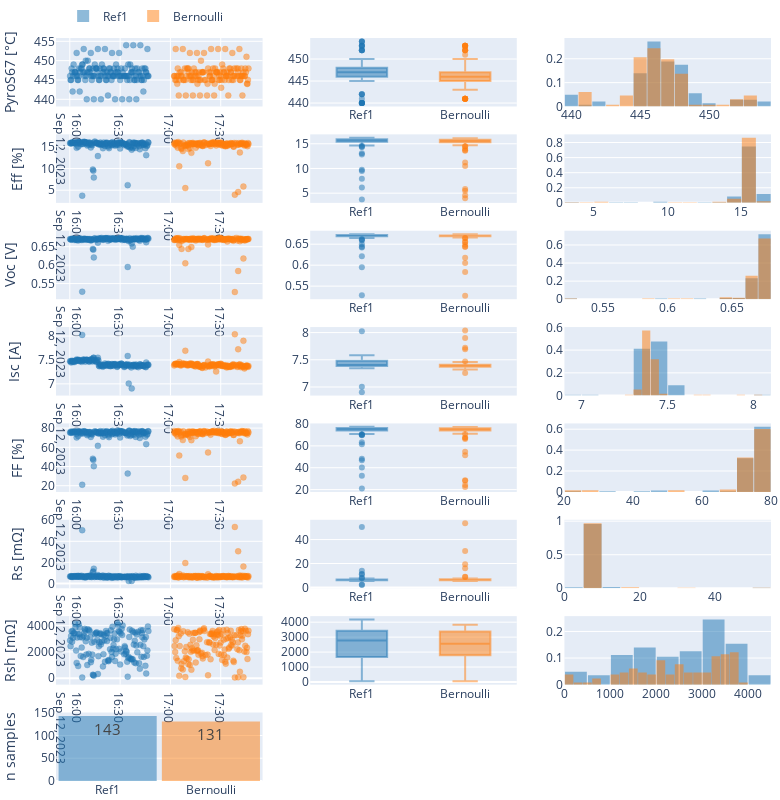

This figure's notebook cell:
### Markdown cell above
# Ref1 Vs Bernoulli (Ref Vs Group1)

### Code cell
df_RB = df_p4[(df_p4['cell_created'] < '2023-09-12 17:46:34')]
batch_names = ['Ref1', 'Bernoulli']
batch_colors = ['rgb(31, 119, 180)', 'rgb(255, 127, 14)', 'rgb(44, 160, 44)', 'rgb(214, 39, 40)', 'rgb(148, 103, 189)', 
                'rgb(140, 86, 75)', 'rgb(227, 119, 194)', 'rgb(127, 127, 127)', 'rgb(188, 189, 34)']
fig_height = 800
fig_width = 780

def eachRowPlot(date, rowName, n_row):
        # rowName
    fig.add_trace(go.Scatter(x = df_group[date], y = df_group[rowName], 
                                mode = "markers", marker_size = 6, name = batch_name,
                                marker_line_color = batch_color, showlegend = False,
                                marker_color = rgb_to_rgba(batch_color,0.5), 
                                marker_line_width=0.2), 
                                row=n_row, col=1)
    fig.add_trace(go.Box(y = df_group[rowName], name = batch_name,
                            marker_color = rgb_to_rgba(batch_color,0.5), showlegend = False), 
                            row=n_row, col=2) 
    fig.add_trace(go.Histogram(x = df_group[rowName], name = batch_name, histnorm='probability', nbinsx=20,
                            marker_color = rgb_to_rgba(batch_color,0.5), showlegend = False), 
                            row=n_row, col=3)

fig = make_subplots(rows=8, cols=3#, shared_xaxes=True #,vertical_spacing=0.01, horizontal_spacing= 0.01
                    ) # Set layout for multiple plots

for i in [*range(len(batch_names))]:
    batch_name = batch_names[i]
    batch_color = batch_colors[i]
    df_group = df_RB[df_RB['category'] == batch_name] 
    
    # Pyrometer
    eachRowPlot(date = "cell_created", rowName = 'Pyro_S6S7', n_row = 1)
    
    # Eff
    eachRowPlot(date = "cell_created", rowName = 'Eff', n_row = 2)
    
    # Voc
    eachRowPlot(date = "cell_created", rowName = 'Voc', n_row = 3)
    
    # Isc
    eachRowPlot(date = "cell_created", rowName = 'Isc', n_row = 4)

    # FF
    eachRowPlot(date = "cell_created", rowName = 'FF', n_row = 5)

    # Rs
    eachRowPlot(date = "cell_created", rowName = 'Rs', n_row = 6)

    # Rsh
    eachRowPlot(date = "cell_created", rowName = 'Rsh', n_row = 7)

    fig.add_trace(go.Histogram(x = df_group['category'], 
                                   marker_color = rgb_to_rgba(batch_color,0.5), 
                                   name = batch_name, 
                                   texttemplate= '%{y}', textfont_size=15
                                   ), row=8, col=1)

  
fig.update_layout(height=fig_height, width=fig_width, 
                    margin = dict(l=2, r=2, t=15, b=2),
                    legend=dict(orientation="h", yanchor="bottom", y=1.01, xanchor="left", x=0.01),
                    yaxis = dict(title="PyroS67 [°C]"),
                    yaxis4 = dict(title="Eff [%]"),
                    yaxis7 = dict(title="Voc [V]"),
                    yaxis10 = dict(title="Isc [A]"),
                    yaxis13 = dict(title="FF [%]"),
                    yaxis16 = dict(title="Rs [mΩ]"),
                    yaxis19 = dict(title="Rsh [mΩ]"),
                    yaxis22 = dict(title="n samples"),
                    barmode='overlay', bargap = 0.05
                    )
fig.show()

### Figure 1 — Plotly figure (JSON) as saved in the notebook; plotly's stock layout.template omitted (floating-point values rounded to 4 significant figures; data arrays with more than 128 entries replaced by an {"elided": "..."} marker saying what was removed)
{"data": [{"marker": {"color": "rgba(31, 119, 180, 0.5)", "line": {"color": "rgb(31, 119, 180)", "width": 0.2}, "size": 6}, "mode": "markers", "name": "Ref1", "showlegend": false, "type": "scatter", "x": {"elided": "143 str values"}, "xaxis": "x", "y": {"elided": "143 int values"}, "yaxis": "y"}, {"marker": {"color": "rgba(31, 119, 180, 0.5)"}, "name": "Ref1", "showlegend": false, "type": "box", "xaxis": "x2", "y": {"elided": "143 int values"}, "yaxis": "y2"}, {"histnorm": "probability", "marker": {"color": "rgba(31, 119, 180, 0.5)"}, "name": "Ref1", "nbinsx": 20, "showlegend": false, "type": "histogram", "x": {"elided": "143 int values"}, "xaxis": "x3", "yaxis": "y3"}, {"marker": {"color": "rgba(31, 119, 180, 0.5)", "line": {"color": "rgb(31, 119, 180)", "width": 0.2}, "size": 6}, "mode": "markers", "name": "Ref1", "showlegend": false, "type": "scatter", "x": {"elided": "143 str values"}, "xaxis": "x4", "y": {"elided": "143 float values"}, "yaxis": "y4"}, {"marker": {"color": "rgba(31, 119, 180, 0.5)"}, "name": "Ref1", "showlegend": false, "type": "box", "xaxis": "x5", "y": {"elided": "143 float values"}, "yaxis": "y5"}, {"histnorm": "probability", "marker": {"color": "rgba(31, 119, 180, 0.5)"}, "name": "Ref1", "nbinsx": 20, "showlegend": false, "type": "histogram", "x": {"elided": "143 float values"}, "xaxis": "x6", "yaxis": "y6"}, {"marker": {"color": "rgba(31, 119, 180, 0.5)", "line": {"color": "rgb(31, 119, 180)", "width": 0.2}, "size": 6}, "mode": "markers", "name": "Ref1", "showlegend": false, "type": "scatter", "x": {"elided": "143 str values"}, "xaxis": "x7", "y": {"elided": "143 float values"}, "yaxis": "y7"}, {"marker": {"color": "rgba(31, 119, 180, 0.5)"}, "name": "Ref1", "showlegend": false, "type": "box", "xaxis": "x8", "y": {"elided": "143 float values"}, "yaxis": "y8"}, {"histnorm": "probability", "marker": {"color": "rgba(31, 119, 180, 0.5)"}, "name": "Ref1", "nbinsx": 20, "showlegend": false, "type": "histogram", "x": {"elided": "143 float values"}, "xaxis": "x9", "yaxis": "y9"}, {"marker": {"color": "rgba(31, 119, 180, 0.5)", "line": {"color": "rgb(31, 119, 180)", "width": 0.2}, "size": 6}, "mode": "markers", "name": "Ref1", "showlegend": false, "type": "scatter", "x": {"elided": "143 str values"}, "xaxis": "x10", "y": {"elided": "143 float values"}, "yaxis": "y10"}, {"marker": {"color": "rgba(31, 119, 180, 0.5)"}, "name": "Ref1", "showlegend": false, "type": "box", "xaxis": "x11", "y": {"elided": "143 float values"}, "yaxis": "y11"}, {"histnorm": "probability", "marker": {"color": "rgba(31, 119, 180, 0.5)"}, "name": "Ref1", "nbinsx": 20, "showlegend": false, "type": "histogram", "x": {"elided": "143 float values"}, "xaxis": "x12", "yaxis": "y12"}, {"marker": {"color": "rgba(31, 119, 180, 0.5)", "line": {"color": "rgb(31, 119, 180)", "width": 0.2}, "size": 6}, "mode": "markers", "name": "Ref1", "showlegend": false, "type": "scatter", "x": {"elided": "143 str values"}, "xaxis": "x13", "y": {"elided": "143 float values"}, "yaxis": "y13"}, {"marker": {"color": "rgba(31, 119, 180, 0.5)"}, "name": "Ref1", "showlegend": false, "type": "box", "xaxis": "x14", "y": {"elided": "143 float values"}, "yaxis": "y14"}, {"histnorm": "probability", "marker": {"color": "rgba(31, 119, 180, 0.5)"}, "name": "Ref1", "nbinsx": 20, "showlegend": false, "type": "histogram", "x": {"elided": "143 float values"}, "xaxis": "x15", "yaxis": "y15"}, {"marker": {"color": "rgba(31, 119, 180, 0.5)", "line": {"color": "rgb(31, 119, 180)", "width": 0.2}, "size": 6}, "mode": "markers", "name": "Ref1", "showlegend": false, "type": "scatter", "x": {"elided": "143 str values"}, "xaxis": "x16", "y": {"elided": "143 float values"}, "yaxis": "y16"}, {"marker": {"color": "rgba(31, 119, 180, 0.5)"}, "name": "Ref1", "showlegend": false, "type": "box", "xaxis": "x17", "y": {"elided": "143 float values"}, "yaxis": "y17"}, {"histnorm": "probability", "marker": {"color": "rgba(31, 119, 180, 0.5)"}, "name": "Ref1", "nbinsx": 20, "showlegend": false, "type": "histogram", "x": {"elided": "143 float values"}, "xaxis": "x18", "yaxis": "y18"}, {"marker": {"color": "rgba(31, 119, 180, 0.5)", "line": {"color": "rgb(31, 119, 180)", "width": 0.2}, "size": 6}, "mode": "markers", "name": "Ref1", "showlegend": false, "type": "scatter", "x": {"elided": "143 str values"}, "xaxis": "x19", "y": {"elided": "143 float values"}, "yaxis": "y19"}, {"marker": {"color": "rgba(31, 119, 180, 0.5)"}, "name": "Ref1", "showlegend": false, "type": "box", "xaxis": "x20", "y": {"elided": "143 float values"}, "yaxis": "y20"}, {"histnorm": "probability", "marker": {"color": "rgba(31, 119, 180, 0.5)"}, "name": "Ref1", "nbinsx": 20, "showlegend": false, "type": "histogram", "x": {"elided": "143 float values"}, "xaxis": "x21", "yaxis": "y21"}, {"marker": {"color": "rgba(31, 119, 180, 0.5)"}, "name": "Ref1", "textfont": {"size": 15}, "texttemplate": "%{y}", "type": "histogram", "x": {"elided": "143 str values"}, "xaxis": "x22", "yaxis": "y22"}, {"marker": {"color": "rgba(255, 127, 14, 0.5)", "line": {"color": "rgb(255, 127, 14)", "width": 0.2}, "size": 6}, "mode": "markers", "name": "Bernoulli", "showlegend": false, "type": "scatter", "x": {"elided": "131 str values"}, "xaxis": "x", "y": {"elided": "131 int values"}, "yaxis": "y"}, {"marker": {"color": "rgba(255, 127, 14, 0.5)"}, "name": "Bernoulli", "showlegend": false, "type": "box", "xaxis": "x2", "y": {"elided": "131 int values"}, "yaxis": "y2"}, {"histnorm": "probability", "marker": {"color": "rgba(255, 127, 14, 0.5)"}, "name": "Bernoulli", "nbinsx": 20, "showlegend": false, "type": "histogram", "x": {"elided": "131 int values"}, "xaxis": "x3", "yaxis": "y3"}, {"marker": {"color": "rgba(255, 127, 14, 0.5)", "line": {"color": "rgb(255, 127, 14)", "width": 0.2}, "size": 6}, "mode": "markers", "name": "Bernoulli", "showlegend": false, "type": "scatter", "x": {"elided": "131 str values"}, "xaxis": "x4", "y": {"elided": "131 float values"}, "yaxis": "y4"}, {"marker": {"color": "rgba(255, 127, 14, 0.5)"}, "name": "Bernoulli", "showlegend": false, "type": "box", "xaxis": "x5", "y": {"elided": "131 float values"}, "yaxis": "y5"}, {"histnorm": "probability", "marker": {"color": "rgba(255, 127, 14, 0.5)"}, "name": "Bernoulli", "nbinsx": 20, "showlegend": false, "type": "histogram", "x": {"elided": "131 float values"}, "xaxis": "x6", "yaxis": "y6"}, {"marker": {"color": "rgba(255, 127, 14, 0.5)", "line": {"color": "rgb(255, 127, 14)", "width": 0.2}, "size": 6}, "mode": "markers", "name": "Bernoulli", "showlegend": false, "type": "scatter", "x": {"elided": "131 str values"}, "xaxis": "x7", "y": {"elided": "131 float values"}, "yaxis": "y7"}, {"marker": {"color": "rgba(255, 127, 14, 0.5)"}, "name": "Bernoulli", "showlegend": false, "type": "box", "xaxis": "x8", "y": {"elided": "131 float values"}, "yaxis": "y8"}, {"histnorm": "probability", "marker": {"color": "rgba(255, 127, 14, 0.5)"}, "name": "Bernoulli", "nbinsx": 20, "showlegend": false, "type": "histogram", "x": {"elided": "131 float values"}, "xaxis": "x9", "yaxis": "y9"}, {"marker": {"color": "rgba(255, 127, 14, 0.5)", "line": {"color": "rgb(255, 127, 14)", "width": 0.2}, "size": 6}, "mode": "markers", "name": "Bernoulli", "showlegend": false, "type": "scatter", "x": {"elided": "131 str values"}, "xaxis": "x10", "y": {"elided": "131 float values"}, "yaxis": "y10"}, {"marker": {"color": "rgba(255, 127, 14, 0.5)"}, "name": "Bernoulli", "showlegend": false, "type": "box", "xaxis": "x11", "y": {"elided": "131 float values"}, "yaxis": "y11"}, {"histnorm": "probability", "marker": {"color": "rgba(255, 127, 14, 0.5)"}, "name": "Bernoulli", "nbinsx": 20, "showlegend": false, "type": "histogram", "x": {"elided": "131 float values"}, "xaxis": "x12", "yaxis": "y12"}, {"marker": {"color": "rgba(255, 127, 14, 0.5)", "line": {"color": "rgb(255, 127, 14)", "width": 0.2}, "size": 6}, "mode": "markers", "name": "Bernoulli", "showlegend": false, "type": "scatter", "x": {"elided": "131 str values"}, "xaxis": "x13", "y": {"elided": "131 float values"}, "yaxis": "y13"}, {"marker": {"color": "rgba(255, 127, 14, 0.5)"}, "name": "Bernoulli", "showlegend": false, "type": "box", "xaxis": "x14", "y": {"elided": "131 float values"}, "yaxis": "y14"}, {"histnorm": "probability", "marker": {"color": "rgba(255, 127, 14, 0.5)"}, "name": "Bernoulli", "nbinsx": 20, "showlegend": false, "type": "histogram", "x": {"elided": "131 float values"}, "xaxis": "x15", "yaxis": "y15"}, {"marker": {"color": "rgba(255, 127, 14, 0.5)", "line": {"color": "rgb(255, 127, 14)", "width": 0.2}, "size": 6}, "mode": "markers", "name": "Bernoulli", "showlegend": false, "type": "scatter", "x": {"elided": "131 str values"}, "xaxis": "x16", "y": {"elided": "131 float values"}, "yaxis": "y16"}, {"marker": {"color": "rgba(255, 127, 14, 0.5)"}, "name": "Bernoulli", "showlegend": false, "type": "box", "xaxis": "x17", "y": {"elided": "131 float values"}, "yaxis": "y17"}, {"histnorm": "probability", "marker": {"color": "rgba(255, 127, 14, 0.5)"}, "name": "Bernoulli", "nbinsx": 20, "showlegend": false, "type": "histogram", "x": {"elided": "131 float values"}, "xaxis": "x18", "yaxis": "y18"}, {"marker": {"color": "rgba(255, 127, 14, 0.5)", "line": {"color": "rgb(255, 127, 14)", "width": 0.2}, "size": 6}, "mode": "markers", "name": "Bernoulli", "showlegend": false, "type": "scatter", "x": {"elided": "131 str values"}, "xaxis": "x19", "y": {"elided": "131 float values"}, "yaxis": "y19"}, {"marker": {"color": "rgba(255, 127, 14, 0.5)"}, "name": "Bernoulli", "showlegend": false, "type": "box", "xaxis": "x20", "y": {"elided": "131 float values"}, "yaxis": "y20"}, {"histnorm": "probability", "marker": {"color": "rgba(255, 127, 14, 0.5)"}, "name": "Bernoulli", "nbinsx": 20, "showlegend": false, "type": "histogram", "x": {"elided": "131 float values"}, "xaxis": "x21", "yaxis": "y21"}, {"marker": {"color": "rgba(255, 127, 14, 0.5)"}, "name": "Bernoulli", "textfont": {"size": 15}, "texttemplate": "%{y}", "type": "histogram", "x": {"elided": "131 str values"}, "xaxis": "x22", "yaxis": "y22"}], "layout": {"bargap": 0.05, "barmode": "overlay", "height": 800, "legend": {"orientation": "h", "x": 0.01, "xanchor": "left", "y": 1.01, "yanchor": "bottom"}, "margin": {"b": 2, "l": 2, "r": 2, "t": 15}, "width": 780, "xaxis": {"anchor": "y", "domain": [0, 0.2889]}, "xaxis10": {"anchor": "y10", "domain": [0, 0.2889]}, "xaxis11": {"anchor": "y11", "domain": [0.3556, 0.6444]}, "xaxis12": {"anchor": "y12", "domain": [0.7111, 1]}, "xaxis13": {"anchor": "y13", "domain": [0, 0.2889]}, "xaxis14": {"anchor": "y14", "domain": [0.3556, 0.6444]}, "xaxis15": {"anchor": "y15", "domain": [0.7111, 1]}, "xaxis16": {"anchor": "y16", "domain": [0, 0.2889]}, "xaxis17": {"anchor": "y17", "domain": [0.3556, 0.6444]}, "xaxis18": {"anchor": "y18", "domain": [0.7111, 1]}, "xaxis19": {"anchor": "y19", "domain": [0, 0.2889]}, "xaxis2": {"anchor": "y2", "domain": [0.3556, 0.6444]}, "xaxis20": {"anchor": "y20", "domain": [0.3556, 0.6444]}, "xaxis21": {"anchor": "y21", "domain": [0.7111, 1]}, "xaxis22": {"anchor": "y22", "domain": [0, 0.2889]}, "xaxis23": {"anchor": "y23", "domain": [0.3556, 0.6444]}, "xaxis24": {"anchor": "y24", "domain": [0.7111, 1]}, "xaxis3": {"anchor": "y3", "domain": [0.7111, 1]}, "xaxis4": {"anchor": "y4", "domain": [0, 0.2889]}, "xaxis5": {"anchor": "y5", "domain": [0.3556, 0.6444]}, "xaxis6": {"anchor": "y6", "domain": [0.7111, 1]}, "xaxis7": {"anchor": "y7", "domain": [0, 0.2889]}, "xaxis8": {"anchor": "y8", "domain": [0.3556, 0.6444]}, "xaxis9": {"anchor": "y9", "domain": [0.7111, 1]}, "yaxis": {"anchor": "x", "domain": [0.9078, 1.0], "title": {"text": "PyroS67 [°C]"}}, "yaxis10": {"anchor": "x10", "domain": [0.5188, 0.6109], "title": {"text": "Isc [A]"}}, "yaxis11": {"anchor": "x11", "domain": [0.5188, 0.6109]}, "yaxis12": {"anchor": "x12", "domain": [0.5188, 0.6109]}, "yaxis13": {"anchor": "x13", "domain": [0.3891, 0.4813], "title": {"text": "FF [%]"}}, "yaxis14": {"anchor": "x14", "domain": [0.3891, 0.4813]}, "yaxis15": {"anchor": "x15", "domain": [0.3891, 0.4813]}, "yaxis16": {"anchor": "x16", "domain": [0.2594, 0.3516], "title": {"text": "Rs [mΩ]"}}, "yaxis17": {"anchor": "x17", "domain": [0.2594, 0.3516]}, "yaxis18": {"anchor": "x18", "domain": [0.2594, 0.3516]}, "yaxis19": {"anchor": "x19", "domain": [0.1297, 0.2219], "title": {"text": "Rsh [mΩ]"}}, "yaxis2": {"anchor": "x2", "domain": [0.9078, 1.0]}, "yaxis20": {"anchor": "x20", "domain": [0.1297, 0.2219]}, "yaxis21": {"anchor": "x21", "domain": [0.1297, 0.2219]}, "yaxis22": {"anchor": "x22", "domain": [0, 0.09219], "title": {"text": "n samples"}}, "yaxis23": {"anchor": "x23", "domain": [0, 0.09219]}, "yaxis24": {"anchor": "x24", "domain": [0, 0.09219]}, "yaxis3": {"anchor": "x3", "domain": [0.9078, 1.0]}, "yaxis4": {"anchor": "x4", "domain": [0.7781, 0.8703], "title": {"text": "Eff [%]"}}, "yaxis5": {"anchor": "x5", "domain": [0.7781, 0.8703]}, "yaxis6": {"anchor": "x6", "domain": [0.7781, 0.8703]}, "yaxis7": {"anchor": "x7", "domain": [0.6484, 0.7406], "title": {"text": "Voc [V]"}}, "yaxis8": {"anchor": "x8", "domain": [0.6484, 0.7406]}, "yaxis9": {"anchor": "x9", "domain": [0.6484, 0.7406]}}}
